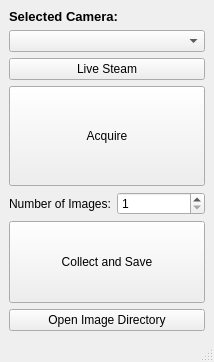
<?xml version="1.0" encoding="UTF-8"?>
<ui version="4.0">
 <class>MainWindow</class>
 <widget class="QMainWindow" name="MainWindow">
  <property name="geometry">
   <rect>
    <x>0</x>
    <y>0</y>
    <width>214</width>
    <height>362</height>
   </rect>
  </property>
  <property name="windowTitle">
   <string>Image Collector</string>
  </property>
  <property name="windowIcon">
   <iconset>
    <normaloff>../icon.ico</normaloff>../icon.ico</iconset>
  </property>
  <property name="unifiedTitleAndToolBarOnMac">
   <bool>false</bool>
  </property>
  <widget class="QWidget" name="centralwidget">
   <layout class="QGridLayout" name="gridLayout">
    <item row="5" column="1">
     <widget class="QSpinBox" name="numImages_spinBox">
      <property name="minimum">
       <number>1</number>
      </property>
     </widget>
    </item>
    <item row="1" column="0" colspan="2">
     <widget class="QComboBox" name="cameraName_comboBox"/>
    </item>
    <item row="4" column="0" colspan="2">
     <widget class="QPushButton" name="acquire_pushButton">
      <property name="sizePolicy">
       <sizepolicy hsizetype="Minimum" vsizetype="MinimumExpanding">
        <horstretch>0</horstretch>
        <verstretch>20</verstretch>
       </sizepolicy>
      </property>
      <property name="maximumSize">
       <size>
        <width>16777215</width>
        <height>100</height>
       </size>
      </property>
      <property name="text">
       <string>Acquire</string>
      </property>
     </widget>
    </item>
    <item row="6" column="0" colspan="2">
     <widget class="QPushButton" name="save_pushButton">
      <property name="sizePolicy">
       <sizepolicy hsizetype="Minimum" vsizetype="MinimumExpanding">
        <horstretch>0</horstretch>
        <verstretch>0</verstretch>
       </sizepolicy>
      </property>
      <property name="maximumSize">
       <size>
        <width>16777215</width>
        <height>100</height>
       </size>
      </property>
      <property name="text">
       <string>Collect and Save</string>
      </property>
     </widget>
    </item>
    <item row="5" column="0">
     <widget class="QLabel" name="label_2">
      <property name="text">
       <string>Number of Images:</string>
      </property>
     </widget>
    </item>
    <item row="2" column="0" colspan="2">
     <widget class="QPushButton" name="liveStream_pushButton">
      <property name="text">
       <string>Live Steam</string>
      </property>
     </widget>
    </item>
    <item row="0" column="0" colspan="2">
     <widget class="QLabel" name="label">
      <property name="sizePolicy">
       <sizepolicy hsizetype="Minimum" vsizetype="Fixed">
        <horstretch>0</horstretch>
        <verstretch>0</verstretch>
       </sizepolicy>
      </property>
      <property name="font">
       <font>
        <pointsize>10</pointsize>
        <weight>75</weight>
        <bold>true</bold>
       </font>
      </property>
      <property name="text">
       <string>Selected Camera:</string>
      </property>
      <property name="scaledContents">
       <bool>false</bool>
      </property>
     </widget>
    </item>
    <item row="7" column="0" colspan="2">
     <widget class="QPushButton" name="getImages_pushButton">
      <property name="text">
       <string>Open Image Directory</string>
      </property>
     </widget>
    </item>
   </layout>
  </widget>
  <widget class="QMenuBar" name="menubar">
   <property name="geometry">
    <rect>
     <x>0</x>
     <y>0</y>
     <width>214</width>
     <height>18</height>
    </rect>
   </property>
  </widget>
  <widget class="QStatusBar" name="statusbar"/>
 </widget>
 <resources/>
 <connections/>
</ui>
